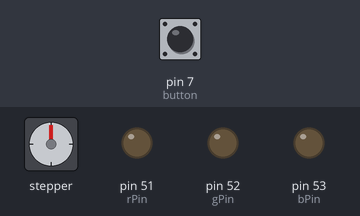
A sketch run on a simulated Arduino Mega 2560, built with avr-gcc and run on an emulated ATmega2560. Parts: stepper motor, output pins drawn as LEDs (lit = HIGH). The test bench sets the inputs (shaded band); at power-on: pin 7 (button) LOW. Stepper angles assume 2048 steps per turn.

Above: at 1.2 s.
1.3 s: pin 7 (button) pulled HIGH for 0.15 s
At 1.67 s:
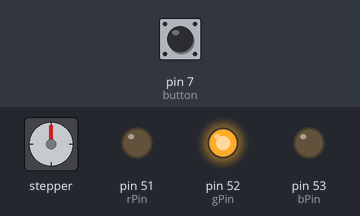
4.3 s: pin 7 (button) pulled HIGH for 1 s
At 4.59 s:
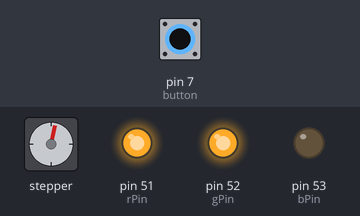
7.3 s: pin 7 (button) pulled HIGH for 0.15 s
At 8.1 s:
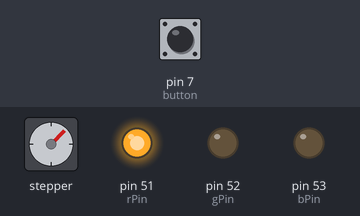
10.3 s: pin 7 (button) pulled HIGH for 3.2 s
At 11.6 s:
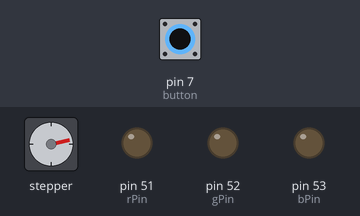
15.0 s: pin 7 (button) pulled HIGH for 0.15 s
At 15.42 s:
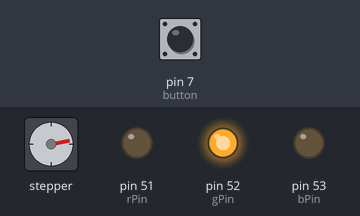
18.0 s: pin 7 (button) pulled HIGH for 1 s
At 18.17 s:
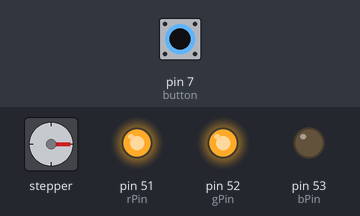
Timing chart, 0 to 23.7 s (numbered marks = the images above; inputs shaded):
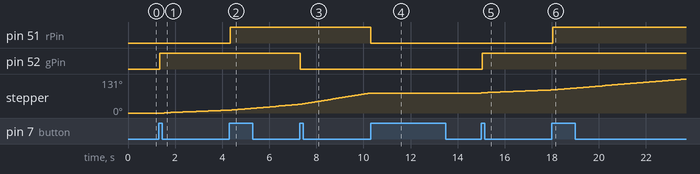

Measured:
- after the input at 1.3 s, pin 52 (gPin): LOW → HIGH after 0.05 s; stepper: keeps turning clockwise at about 4°/s, starting after 0.24 s
- after the input at 4.3 s, pin 51 (rPin): LOW → HIGH at once
- after the input at 7.3 s, pin 52 (gPin): HIGH → LOW at once
- after the input at 10.3 s, pin 51 (rPin): HIGH → LOW at once; stepper: stops changing and stays 77°
- after the input at 15.0 s, pin 52 (gPin): LOW → HIGH after 0.05 s; stepper: keeps turning clockwise at about 4°/s, starting at once
- after the input at 18.0 s, pin 51 (rPin): LOW → HIGH at once

The sketch:

prakt10.ino
```cpp
/* Stepper Motor Control */

#include <Stepper.h>
const int stepsPerRevolution = 64;
Stepper motor(stepsPerRevolution, 8, 9, 10, 11);

int rPin = 51;
int gPin = 52;
int bPin = 53;

int button = 7;

int mode = 0;

void setup() {
   motor.setSpeed(80);
   pinMode(rPin, OUTPUT);
   pinMode(gPin, OUTPUT);
   pinMode(bPin, OUTPUT);
   pinMode(button, INPUT);
}

int r = 0;
int g = 0;
int b = 0;
int prevButton = 0;

void loop() {
  int currButton = digitalRead(7);
  if (currButton > prevButton) {
    changeMode();
  }
  prevButton = currButton;
  if (mode != 0)
    motor.step(1);
  digitalWrite(rPin, r);
  digitalWrite(gPin, g);
  digitalWrite(bPin, b);
}


void changeMode(){
  mode++;
  if (mode > 3) mode = 0;
  switch (mode){
    case 0:
      r = 0;
      g = 0;
      b = 0;
      break;
     case 1:
      motor.setSpeed(20);
      r = 0;
      g = 1;
      b = 0;
      break;
     case 2:
      motor.setSpeed(40);
      r = 1;
      g = 1;
      b = 0;
      break;
     case 3:
      motor.setSpeed(80);
      r = 1;
      g = 0;
      b = 0;
      break;
  }
}
```
